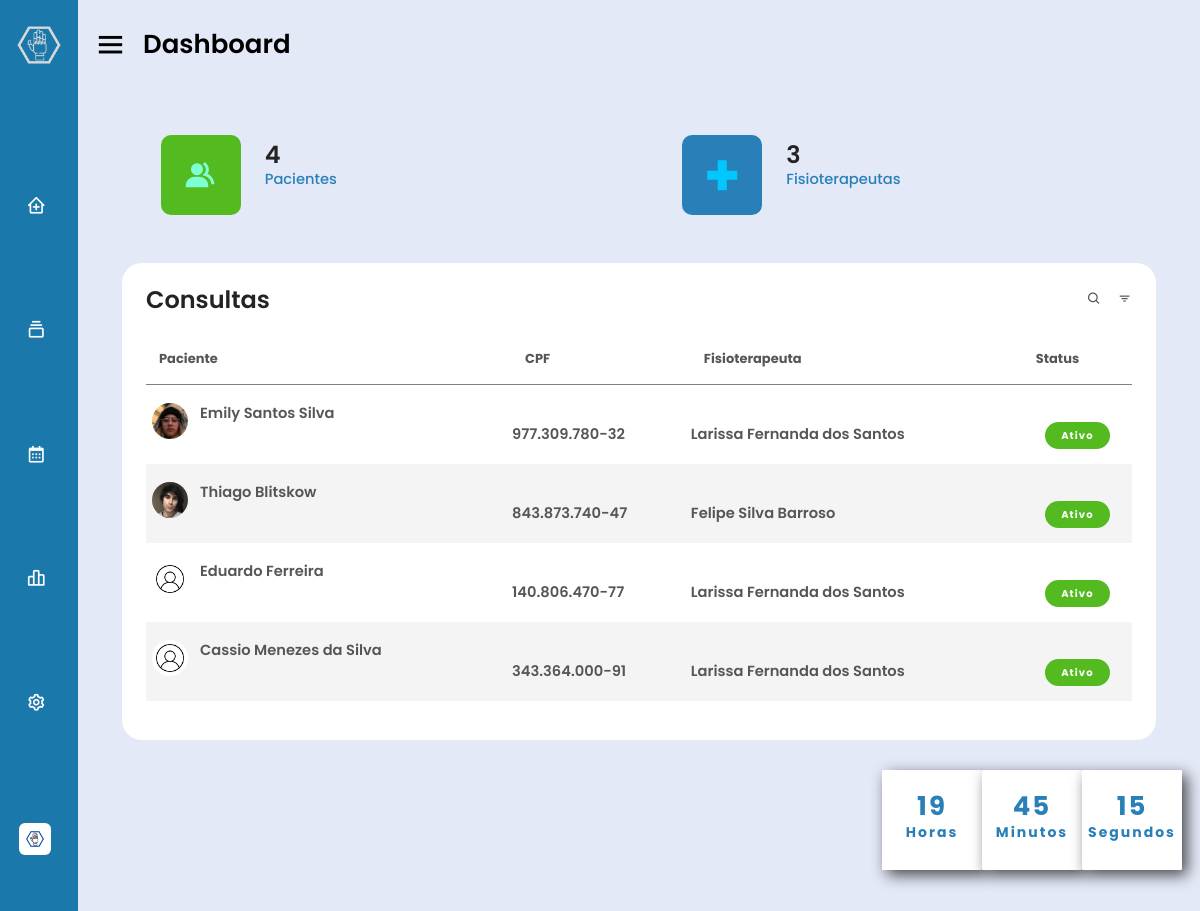
Screenshot of /app/clinica/dashboard.php (signed in) with the database file from the repository.
### tables this page shows
CREATE TABLE if not exists tb_clinica
(id_clinica int(5) NOT NULL auto_increment,
nome varchar(40) NOT NULL,
cnpj char(14) NOT NULL,
telefone varchar(15) NOT NULL,
estado varchar(40) NOT NULL, 
cidade varchar(110) NOT NULL,
endereco varchar(110),
id_usuario int(5) not null,
img varchar(400),
PRIMARY KEY (id_clinica),
constraint fkc_id_usuario
	foreign key (id_usuario) references tb_usuarios(id_usuario)
) DEFAULT CHARSET = utf8;

CREATE TABLE if not exists tb_paciente
(id_paciente int NOT NULL auto_increment,
nome varchar(40) NOT NULL,
cpf char(11) NOT NULL,
dt_nascimento date not null,
genero varchar(20) not null,
naturalidade varchar(50) not null,  
estado_civil varchar(25) not null,
ativo char(1) NOT NULL,  
id_usuario int(5) not null,
id_medico int(5) not null,
unique_id int(5),
img varchar(400),
PRIMARY KEY (id_paciente),
constraint fkp_id_usuario 
	foreign key (id_usuario) references tb_usuarios(id_usuario),
constraint fk_id_medico
	foreign key (id_medico) references tb_medico(id_medico)
) DEFAULT CHARSET = utf8;

CREATE TABLE if not exists tb_medico
(id_medico int(5) NOT NULL auto_increment,
nome varchar(40) NOT NULL,
cpf char(11) NOT NULL,
crefito char(6) NOT NULL,  
dt_nascimento date not null,
genero varchar(20) not null,
ativo char(1) NOT NULL,  
id_usuario int (5) not null,
id_clinica int (5) not null,
unique_id int(5),
img varchar(400),
PRIMARY KEY (id_medico),
constraint fkm_id_usuario
	foreign key (id_usuario) references tb_usuarios(id_usuario),
constraint fk_id_clinica
	foreign key (id_clinica) references tb_clinica(id_clinica)
) DEFAULT CHARSET = utf8;

### app/clinica/dashboard.php (the view, shortened to what this page needs)
<?php
	$email = $_SESSION['email'];
	$senha = $_SESSION['senha'];
		function cpf($cpf){
			return substr($cpf, 0, 3).".".substr($cpf, 3, 3).".".substr($cpf, 6,-2)."-".substr($cpf, -2);
		}
		include_once("../../conexao.php");
		$sqlUsu = "SELECT id_usuario FROM tb_usuarios WHERE email = '$email' AND senha = '$senha'";
		$resultUsu = $conexao->query($sqlUsu);
		while($row = mysqli_fetch_array($resultUsu)){
			$idUsu = $row['id_usuario'];
		}
		$sqlID = "Select id_clinica from tb_clinica where id_usuario =".$idUsu;
		$resultID = $conexao->query($sqlID);
		while($row = mysqli_fetch_array($resultID)){
			$idClinica = $row['id_clinica'];
		}
		$sqlcontME = "Select count(id_medico) as contfisio FROM tb_medico where id_clinica = $idClinica";
		$resultselectME = $conexao->query($sqlcontME);
		while($row = mysqli_fetch_array($resultselectME)){
			$contfisio = $row['contfisio'];
		}
		$sqlcontPA = "Select count(pa.id_paciente) as contpaci FROM tb_paciente as pa join tb_medico as me on (me.id_medico = pa.id_medico) where me.id_clinica = $idClinica";
		$resultselectPA = $conexao->query($sqlcontPA);
		while($row = mysqli_fetch_array($resultselectPA)){
			$contpaci = $row['contpaci'];
		}
		$sqlVisuDashbord = "select pa.id_paciente, pa.nome, pa.img, pa.cpf, pa.ativo, me.nome as medico from tb_paciente as pa join tb_medico as me on (pa.id_medico = me.id_medico) where me.id_clinica = $idClinica";
		$sr = mysqli_query($conexao,$sqlVisuDashbord) or die("Erro ao executar a consulta" . mysqli_error($conexao));
?>
<!DOCTYPE HTML>
<html>
	<head>
		<link href='https://unpkg.com/boxicons@2.0.7/css/boxicons.min.css' rel='stylesheet'>
		<link rel="stylesheet" href="../assets/css/main.css" />
	</head>
	<body class="is-preload">
		<?php include('sidebarClinica.php'); ?>
		<section class="home-section">
			<div class="relogio">
				<div>
					<span id="horas">00</span>
					<span class="tempo">Horas</span>
				</div>
				<div>
					<span id="minutos">00</span>
					<span class="tempo">Minutos</span>
				</div>
				<div>
					<span id="segundos">00</span>
					<span class="tempo">Segundos</span>
				</div>
			</div>
			<div class="home-content">
				<i class='bx bx-menu'></i>
				<span class="text">Dashboard</span>
    		</div>
			<div id="content">
                <ul class="box-info">
                    <li>
						<i class='bx bxs-group'></i>
                        <span class="text">
                            <h3><?php echo $contpaci ?></h3>
                            <p>Pacientes</p>
                        </span>
                    </li>
                    <li>
						<i class='bx bx-plus-medical'></i>
                        <span class="text">
                            <h3> <?php echo $contfisio?> </h3>
                            <p>Fisioterapeutas</p>
                        </span>
                    </li>
			    </ul>
			    <div class="table-data">
                    <div class="order">
                        <div class="head">
                            <h3>Consultas</h3>
                            <i class='bx bx-search' ></i>
                            <i class='bx bx-filter' ></i>
                        </div>
                        <table>
                            <thead>
                                <tr>
                                    <th>Paciente</th>
									<th>CPF</th>
									<th>Fisioterapeuta</th>
                                    <th>Status</th>
                                </tr>
                            </thead>
                            <tbody>
								<?php while ($dado = mysqli_fetch_assoc($sr)){
									if($dado['ativo'] == "a"){
										$ativoNome = 'Ativo';
										$className = 'completed';
									} else {
										$ativoNome = 'Inativo';
										$className = 'pending';
									}
									$ImgMedic = $dado['img'];
									if($ImgMedic != null){
										$ImgPerfil = "../fotos/$ImgMedic";
									}else{
										$ImgPerfil = "../fotos/fotoperfilvazia.jpg";
									} ?>
                                <tr>
                                    <td>
                                        <img src="<?php echo $ImgPerfil ?>" alt="">
                                        <p><?php  echo $dado["nome"];?> </p>
                                    </td>
									<td><?php echo cpf($dado["cpf"]);?></td>
									<td><?php echo $dado["medico"]; ?></td>
                                    <td>
											<button class="btn-onoff" onclick="alertar(<?php echo $dado['id_paciente'] ?>)">
												<span class="status <?php echo $className?>"><?php echo $ativoNome; ?></span>
											</button>
									</td>
                                </tr>
								<?php } ?>
                            </tbody>
                        </table>
                    </div>
		</section>
	</body>
</html>

### app/clinica/sidebarClinica.php (shortened to what this page needs)
<?php
		$sqlImg = "Select img from tb_clinica where id_usuario =".$idUsu;
		$resultImg = $conexao->query($sqlImg);
		while($row = mysqli_fetch_array($resultImg)){
			$ImgCli = $row['img'];
		}
		if($ImgCli != null){
			$ImgPerfil = "../fotos/$ImgCli";
		}else{
			$ImgPerfil = "../img/user.svg";
		}
?>
<div class="sidebar close">
<div class="logo-details">
    <img src="../img/picwishOK.png">
</div>
<ul class="nav-links">
    <li>
        <div class="iocn-link">
        <a href="indexclinic.php">
            <i class='bx bx-clinic'></i>
        </a>
        </div>
    </li>
    <li>
        <div class="iocn-link">
        <a href="#">
            <i class='bx bx-collection'></i>
        </a>
        </div>
    </li>
    <li>
        <div class="iocn-link">
        <a href="#">
            <i class='bx bx-calendar'></i>
        </a>
        </div>
    </li>
    <li>
        <a href="dashboard.php">
            <i class='bx bx-bar-chart-alt-2'></i>
        </a>
    </li>
    <li>
        <a href="../config/configuracoesclinica.php">
        <i class='bx bx-cog'></i>
        </a>
    </li>
    <li class="profile-details">
        <div class="div-profile-details">
            <div class="profile-content">
                <img src="<?php echo $ImgPerfil ?>"  alt="profileImg">
            </div>
        </div>
    </li>
</ul>
</div>

### rows the page displays
tb_clinica: img (picture)
tb_paciente: img (picture), nome "Emily Santos Silva", cpf "977.309.780-32", id_medico.nome "Larissa Fernanda dos Santos", ativo "Ativo"
tb_paciente: img (picture), nome "Thiago Blitskow", cpf "843.873.740-47", id_medico.nome "Felipe Silva Barroso", ativo "Ativo"
tb_paciente: nome "Eduardo Ferreira", cpf "140.806.470-77", id_medico.nome "Larissa Fernanda dos Santos", ativo "Ativo"
tb_paciente: nome "Cassio Menezes da Silva", cpf "343.364.000-91", id_medico.nome "Larissa Fernanda dos Santos", ativo "Ativo"

### other values shown
$contpaci "4"
$contfisio "3"
